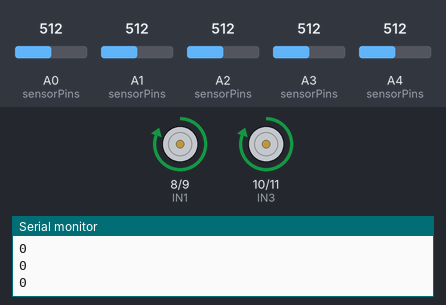
Recording of a sketch running on a simulated Arduino Uno, built with avr-gcc and run on an emulated ATmega328P. Parts: motor-driver pin pairs drawn as motors (green arrow = first pin HIGH = forward, orange = second pin HIGH = backward, longer = more drive, scaled by the enable pin), the last lines printed to the serial monitor. Inputs (shaded band) come from the test bench; at power-on: A0 (sensorPins) = 512, A1 (sensorPins) = 512, A4 (sensorPins) = 512, A3 (sensorPins) = 512, A2 (sensorPins) = 512.

Above: at 14.2 s.
14.3 s: A0 (sensorPins) set to 505
15.8 s: A0 (sensorPins) set to 492
At 17.0 s:
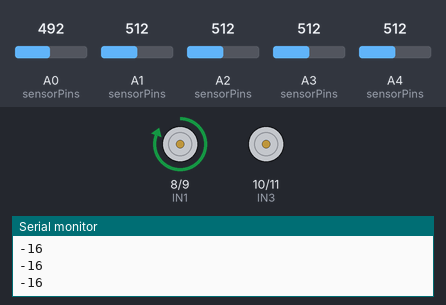
17.3 s: A1 (sensorPins) set to 536
At 18.2 s:
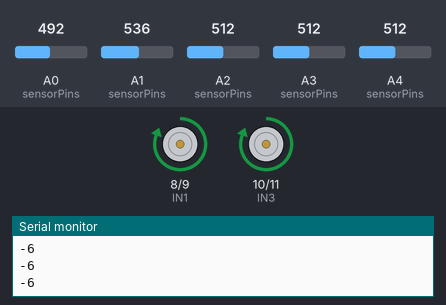
18.8 s: A4 (sensorPins) set to 490
At 21.2 s:
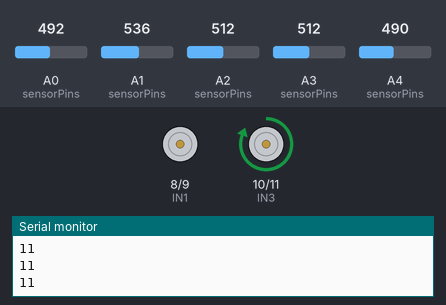
21.5 s: A3 (sensorPins) set to 524
At 22.1 s:
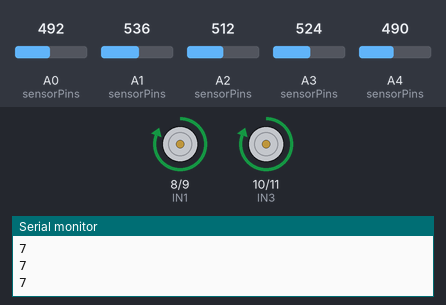
23.0 s: A1 (sensorPins) set to 716
At 24.4 s:
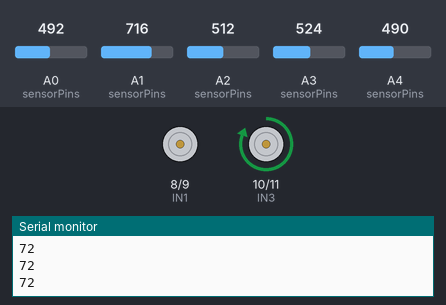
Timing chart, 0 to 25.5 s (numbered marks = the images above; inputs shaded):
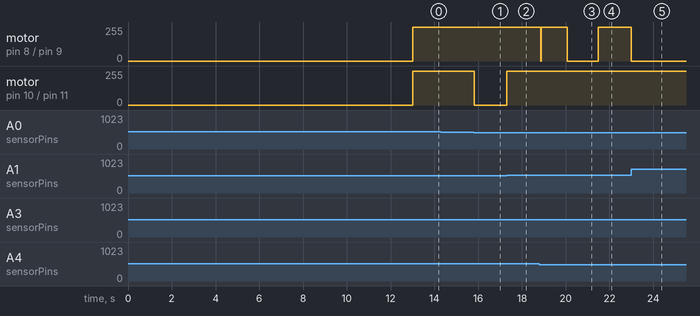

The sketch:

Competition_Code.ino
```cpp
#include <QTRSensors.h>

QTRSensors qtr;
const uint8_t SensorCount = 5;
uint16_t sensorValues[SensorCount];

// Pin assignment for BFD-1000 sensor array
const uint8_t sensorPins[SensorCount] = {A0, A1, A2, A3, A4};

// L298N Motor Controller Pins
const int IN1 = 8;   // Left motor IN1
const int IN2 = 9;   // Left motor IN2
const int ENA = 7;   // Left motor PWM (ENA)
const int IN3 = 10;    // Right motor IN3
const int IN4 = 11;    // Right motor IN4
const int ENB = 12;    // Right motor PWM (ENB)

// PID constants
float Kp = 3 ;  // Proportional constant
float Kd = 4;  // Derivative constant
float Ki = 0.0002; // Integral constant

// Base speed for motors (PWM range is 0 to 255)
const int baseSpeed = 160;

// Variables for PID
int16_t last_error = 0;
int16_t integral = 0;

// New variables for smoothing
const int numReadings = 5;
int readings[numReadings];
int readIndex = 0;
int total = 0;
int average = 0;

void setup() {
  Serial.begin(115200);

  // Set motor control pins as outputs
  pinMode(IN1, OUTPUT);
  pinMode(IN2, OUTPUT);
  pinMode(ENA, OUTPUT);
  pinMode(IN3, OUTPUT);
  pinMode(IN4, OUTPUT);
  pinMode(ENB, OUTPUT);

  qtr.setTypeAnalog();
  qtr.setSensorPins(sensorPins, SensorCount);

  Serial.println("Calibrating. Please move the sensor over the line...");

  for (uint16_t i = 0; i < 500; i++) {
    qtr.calibrate();
    delay(1);
  }

  Serial.println("Calibration finished");

  // Initialize all the readings to 0
  for (int i = 0; i < numReadings; i++) {
    readings[i] = 0;
  }
}

int isSharpTurn() {
  if (sensorValues[0] > 900 && sensorValues[1] > 900) {
    return -1;  // Sharp left turn
  } else if (sensorValues[3] > 900 && sensorValues[4] > 900) {
    return 1;   // Sharp right turn
  }
  return 0;     // No sharp turn
}

int smoothError(int error) {
  total = total - readings[readIndex];
  readings[readIndex] = error;
  total = total + readings[readIndex];
  readIndex = (readIndex + 1) % numReadings;

  return total / numReadings;
}

void loop() {
  // Line following algorithm
  uint16_t position = qtr.readLineBlack(sensorValues);
  int16_t error = 2000 - position;

  // Apply smoothing to the error
  error = smoothError(error);

  Serial.println(error);

  // Check if robot has left the line
  bool off_line = true;
  for (int i = 0; i < SensorCount; i++) {
    if (sensorValues[i] < 900) {  // Assuming 900 is the threshold for detecting the line
      off_line = false;
      break;
    }
  }

  if (off_line) {
    // Robot has left the line, perform recovery
    if (last_error > 0) {
      // Turn left if the line was to the left before
      setMotorSpeeds(-baseSpeed, baseSpeed);
    } else {
      // Turn right if the line was to the right before
      setMotorSpeeds(baseSpeed, -baseSpeed);
    }
  } else {
    // PID control
    integral += error;
    int16_t derivative = error - last_error;

    int motorSpeed = Kp * error + Ki * integral + Kd * derivative;
    int leftSpeed = baseSpeed;
    int rightSpeed = baseSpeed;

    int sharpTurn = isSharpTurn();
    if (sharpTurn != 0) {
      // More gentle turn strategy for sharp turns
      if (sharpTurn > 0) {  // Sharp right turn
        leftSpeed = baseSpeed + 50;
        rightSpeed = baseSpeed - 50;
      } else {  // Sharp left turn
        leftSpeed = baseSpeed - 50;
        rightSpeed = baseSpeed + 50;
      }
    } else {
      // Normal PID control
      leftSpeed -= motorSpeed;
      rightSpeed += motorSpeed;
    }

    // Motor speed adjustment
    leftSpeed = constrain(leftSpeed, -100, 255);
    rightSpeed = constrain(rightSpeed, -100, 255);

    // Control motors based on calculated speeds
    setMotorSpeeds(leftSpeed, rightSpeed);

    // Update last_error for next iteration
    last_error = error;

    // Prevent integral windup
    integral = constrain(integral, -1000, 1000);
  }

  delay(10);  // Small delay to reduce update frequency and smoothen movement
}

void setMotorSpeeds(int leftSpeed, int rightSpeed) {
  // Control left motor
  if (leftSpeed >= 0) {
    digitalWrite(IN1, HIGH);
    digitalWrite(IN2, LOW);
  } else {
    digitalWrite(IN1, LOW);
    digitalWrite(IN2, HIGH);
    leftSpeed = -leftSpeed;  // Make speed positive for PWM
  }
  analogWrite(ENA, leftSpeed);

  // Control right motor
  if (rightSpeed >= 0) {
    digitalWrite(IN3, HIGH);
    digitalWrite(IN4, LOW);
  } else {
    digitalWrite(IN3, LOW);
    digitalWrite(IN4, HIGH);
    rightSpeed = -rightSpeed;  // Make speed positive for PWM
  }
  analogWrite(ENB, rightSpeed);
}
```

Measured:
- the behaviour switches between 499 and 498 on A0 (sensorPins) (found by bisection; images 0 and 1)
- the behaviour switches between 524 and 525 on A1 (sensorPins) (found by bisection; images 1 and 2)
- the behaviour switches between 514 and 515 on A3 (sensorPins) (found by bisection; images 3 and 4)
- after the input at 15.8 s, motor on pin 10 (IN3) / pin 11 (IN4): forward 255/255 → stopped at once
- after the input at 17.3 s, motor on pin 10 (IN3) / pin 11 (IN4): stopped → forward 255/255 at once
- after the input at 18.8 s, motor on pin 8 (IN1) / pin 9 (IN2): forward 255/255 → stopped after 1.3 s
- after the input at 21.5 s, motor on pin 8 (IN1) / pin 9 (IN2): stopped → forward 255/255 at once
- after the input at 23.0 s, motor on pin 8 (IN1) / pin 9 (IN2): forward 255/255 → stopped at once
